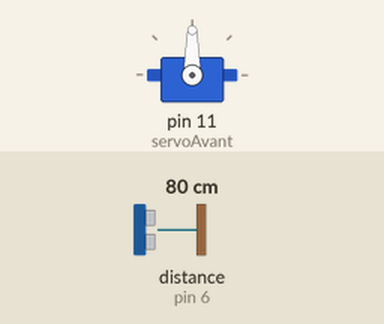
This sketch was run on a simulated Arduino Uno, built with avr-gcc and run on an emulated ATmega328P. On the bench: servo. Wiring (inferred from the names in the program): ultrasonic range finder: trigger pin 7; echo pin 6. Inputs (shaded band) come from the test bench; at power-on: distance to the obstacle (sensor on pin 6) 80 cm. The echo pulse lasts 58.3 µs per cm; what the sketch prints to the serial monitor is not drawn.

Above: at 0.05 s.
At 2.2 s:
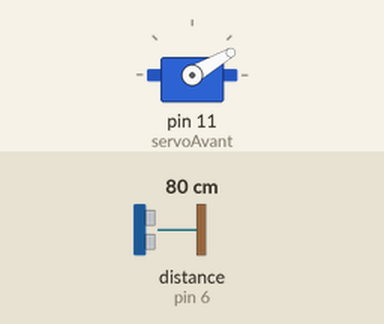
At 4.4 s:
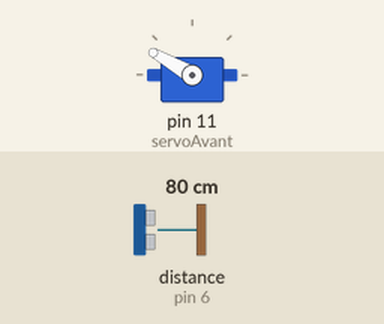
Timing chart, 0 to 5.7 s (numbered marks = the images above):
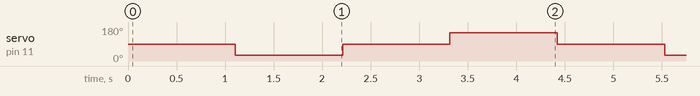

Measured:
- by itself, servo on pin 11 (servoAvant): repeats every 4.4 s: 90° 1.1 s, 150° 1.1 s, 90° 1.1 s, 30° 1.1 s

The sketch:

test_servo_ultrason.ino
```cpp
#include <Servo.h>

Servo servoAvant;
float distanceM;
float distanceD;
float distanceG;
const int DIN_ECHO_M = 6;
const int DOUT_TRIGGER_M = 7;

void setup()
{
  Serial.begin(9600);
  servoAvant.attach(11);
  servoAvant.write(90);
  pinMode(DOUT_TRIGGER_M, OUTPUT);
  pinMode(DIN_ECHO_M, INPUT);
}

void loop()
{
  Serial.print(distanceG);
  Serial.print("   ");
  Serial.print(distanceM);
  Serial.print("   ");
  Serial.print(distanceD);
  Serial.println();
  // test au centre
  servoAvant.write(90);
  delay(100);
  digitalWrite(DOUT_TRIGGER_M, LOW);
  delayMicroseconds (2);
  digitalWrite(DOUT_TRIGGER_M, HIGH);
  delayMicroseconds (10);
  digitalWrite(DOUT_TRIGGER_M, LOW);
  distanceM = pulseIn(DIN_ECHO_M, HIGH) /58.0;
  delay(1000);
  // test à droite
  servoAvant.write(30);
  delay(100);
  digitalWrite(DOUT_TRIGGER_M, LOW);
  delayMicroseconds (2);
  digitalWrite(DOUT_TRIGGER_M, HIGH);
  delayMicroseconds (10);
  digitalWrite(DOUT_TRIGGER_M, LOW);
  distanceD = pulseIn(DIN_ECHO_M, HIGH) /58.0;
  delay(1000);
  // test au centre
  servoAvant.write(90);
  delay(100);
  digitalWrite(DOUT_TRIGGER_M, LOW);
  delayMicroseconds (2);
  digitalWrite(DOUT_TRIGGER_M, HIGH);
  delayMicroseconds (10);
  digitalWrite(DOUT_TRIGGER_M, LOW);
  distanceM = pulseIn(DIN_ECHO_M, HIGH) /58.0;
  delay(1000);
  // test à gauche
  servoAvant.write(150);
  delay(100);
  digitalWrite(DOUT_TRIGGER_M, LOW);
  delayMicroseconds (2);
  digitalWrite(DOUT_TRIGGER_M, HIGH);
  delayMicroseconds (10);
  digitalWrite(DOUT_TRIGGER_M, LOW);
  distanceG = pulseIn(DIN_ECHO_M, HIGH) /58.0;
  delay(1000);
}
```
